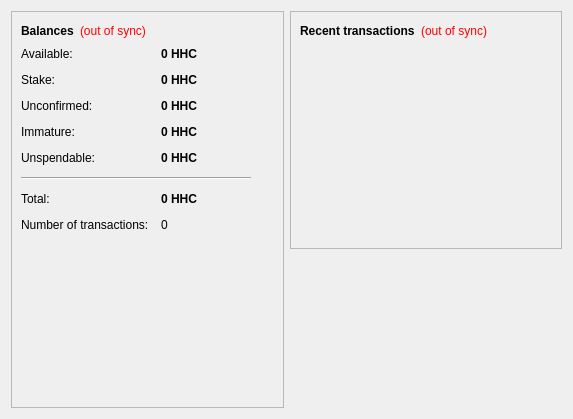
<?xml version="1.0" encoding="UTF-8"?>
<ui version="4.0">
 <class>OverviewPage</class>
 <widget class="QWidget" name="OverviewPage">
  <property name="geometry">
   <rect>
    <x>0</x>
    <y>0</y>
    <width>573</width>
    <height>419</height>
   </rect>
  </property>
  <property name="windowTitle">
   <string>Form</string>
  </property>
  <layout class="QHBoxLayout" name="horizontalLayout" stretch="1,1">
   <item>
    <layout class="QVBoxLayout" name="verticalLayout_2">
     <item>
      <widget class="QFrame" name="frame">
       <property name="frameShape">
        <enum>QFrame::StyledPanel</enum>
       </property>
       <property name="frameShadow">
        <enum>QFrame::Raised</enum>
       </property>
       <layout class="QVBoxLayout" name="verticalLayout_4">
        <item>
         <layout class="QHBoxLayout" name="horizontalLayout_4">
          <item>
           <widget class="QLabel" name="label_5">
            <property name="font">
             <font>
              <weight>75</weight>
              <bold>true</bold>
             </font>
            </property>
            <property name="text">
             <string>Balances</string>
            </property>
           </widget>
          </item>
          <item>
           <widget class="QLabel" name="labelWalletStatus">
            <property name="toolTip">
             <string>The displayed information may be out of date. Your wallet automatically synchronizes with the HHCoin network after a connection is established, but this process has not completed yet.</string>
            </property>
            <property name="styleSheet">
             <string notr="true">QLabel { color: red; }</string>
            </property>
            <property name="text">
             <string notr="true">(out of sync)</string>
            </property>
            <property name="alignment">
             <set>Qt::AlignLeading|Qt::AlignLeft|Qt::AlignVCenter</set>
            </property>
           </widget>
          </item>
          <item>
           <spacer name="horizontalSpacer_2">
            <property name="orientation">
             <enum>Qt::Horizontal</enum>
            </property>
            <property name="sizeHint" stdset="0">
             <size>
              <width>40</width>
              <height>20</height>
             </size>
            </property>
           </spacer>
          </item>
         </layout>
        </item>
        <item>
         <layout class="QFormLayout" name="formLayout_2">
          <property name="fieldGrowthPolicy">
           <enum>QFormLayout::AllNonFixedFieldsGrow</enum>
          </property>
          <property name="horizontalSpacing">
           <number>12</number>
          </property>
          <property name="verticalSpacing">
           <number>12</number>
          </property>
          <item row="0" column="0">
           <widget class="QLabel" name="labelAvailableText">
            <property name="toolTip">
             <string>Your current available balance</string>
            </property>
            <property name="text">
             <string>Available:</string>
            </property>
           </widget>
          </item>
          <item row="0" column="1">
           <widget class="QLabel" name="labelAvailable">
            <property name="font">
             <font>
              <weight>75</weight>
              <bold>true</bold>
             </font>
            </property>
            <property name="cursor">
             <cursorShape>IBeamCursor</cursorShape>
            </property>
            <property name="toolTip">
             <string>Your current available balance</string>
            </property>
            <property name="text">
             <string notr="true">0 HHC</string>
            </property>
            <property name="alignment">
             <set>Qt::AlignLeading|Qt::AlignLeft|Qt::AlignVCenter</set>
            </property>
            <property name="textInteractionFlags">
             <set>Qt::LinksAccessibleByMouse|Qt::TextSelectableByKeyboard|Qt::TextSelectableByMouse</set>
            </property>
           </widget>
          </item>
          <item row="1" column="0">
           <widget class="QLabel" name="label_6">
            <property name="toolTip">
             <string>Total of coins that was staked, and do not yet count toward the current balance</string>
            </property>
            <property name="text">
             <string>Stake:</string>
            </property>
           </widget>
          </item>
          <item row="1" column="1">
           <widget class="QLabel" name="labelStake">
            <property name="font">
             <font>
              <weight>75</weight>
              <bold>true</bold>
             </font>
            </property>
            <property name="cursor">
             <cursorShape>IBeamCursor</cursorShape>
            </property>
            <property name="toolTip">
             <string>Total of coins that was staked, and do not yet count toward the current balance</string>
            </property>
            <property name="text">
             <string notr="true">0 HHC</string>
            </property>
            <property name="alignment">
             <set>Qt::AlignLeading|Qt::AlignLeft|Qt::AlignVCenter</set>
            </property>
            <property name="textInteractionFlags">
             <set>Qt::LinksAccessibleByMouse|Qt::TextSelectableByKeyboard|Qt::TextSelectableByMouse</set>
            </property>
           </widget>
          </item>
          <item row="2" column="0">
           <widget class="QLabel" name="label_3">
            <property name="toolTip">
             <string>Total of transactions that have yet to be confirmed, and do not yet count toward the current balance</string>
            </property>
            <property name="text">
             <string>Unconfirmed:</string>
            </property>
           </widget>
          </item>
          <item row="2" column="1">
           <widget class="QLabel" name="labelUnconfirmed">
            <property name="font">
             <font>
              <weight>75</weight>
              <bold>true</bold>
             </font>
            </property>
            <property name="cursor">
             <cursorShape>IBeamCursor</cursorShape>
            </property>
            <property name="toolTip">
             <string>Total of transactions that have yet to be confirmed, and do not yet count toward the current balance</string>
            </property>
            <property name="text">
             <string notr="true">0 HHC</string>
            </property>
            <property name="alignment">
             <set>Qt::AlignLeading|Qt::AlignLeft|Qt::AlignVCenter</set>
            </property>
            <property name="textInteractionFlags">
             <set>Qt::LinksAccessibleByMouse|Qt::TextSelectableByKeyboard|Qt::TextSelectableByMouse</set>
            </property>
           </widget>
          </item>
          <item row="3" column="0">
           <widget class="QLabel" name="labelImmatureText">
            <property name="toolTip">
             <string>Mined balance that has not yet matured</string>
            </property>
            <property name="text">
             <string>Immature:</string>
            </property>
           </widget>
          </item>
          <item row="3" column="1">
           <widget class="QLabel" name="labelImmature">
            <property name="font">
             <font>
              <weight>75</weight>
              <bold>true</bold>
             </font>
            </property>
            <property name="toolTip">
             <string>Mined balance that has not yet matured</string>
            </property>
            <property name="text">
             <string notr="true">0 HHC</string>
            </property>
            <property name="alignment">
             <set>Qt::AlignLeading|Qt::AlignLeft|Qt::AlignVCenter</set>
            </property>
            <property name="textInteractionFlags">
             <set>Qt::LinksAccessibleByMouse|Qt::TextSelectableByKeyboard|Qt::TextSelectableByMouse</set>
            </property>
           </widget>
          </item>
          <item row="4" column="0">
           <widget class="QLabel" name="labelBalanceWatchOnlyText">
            <property name="toolTip">
             <string>Your unspendable balance</string>
            </property>
            <property name="text">
             <string>Unspendable:</string>
            </property>
           </widget>
          </item>
          <item row="4" column="1">
           <widget class="QLabel" name="labelBalanceWatchOnly">
            <property name="font">
             <font>
              <weight>75</weight>
              <bold>true</bold>
             </font>
            </property>
            <property name="cursor">
             <cursorShape>IBeamCursor</cursorShape>
            </property>
            <property name="toolTip">
             <string>Your unspendable balance</string>
            </property>
            <property name="text">
             <string notr="true">0 HHC</string>
            </property>
            <property name="alignment">
             <set>Qt::AlignLeading|Qt::AlignLeft|Qt::AlignVCenter</set>
            </property>
            <property name="textInteractionFlags">
             <set>Qt::LinksAccessibleByMouse|Qt::TextSelectableByKeyboard|Qt::TextSelectableByMouse</set>
            </property>
           </widget>
          </item>
          <item row="5" column="0" colspan="2">
           <widget class="Line" name="line">
            <property name="maximumSize">
             <size>
              <width>230</width>
              <height>16777215</height>
             </size>
            </property>
            <property name="orientation">
             <enum>Qt::Horizontal</enum>
            </property>
           </widget>
          </item>
          <item row="6" column="0">
           <widget class="QLabel" name="labelTotalText">
            <property name="toolTip">
             <string>Your current total balance</string>
            </property>
            <property name="text">
             <string>Total:</string>
            </property>
           </widget>
          </item>
          <item row="6" column="1">
           <widget class="QLabel" name="labelTotal">
            <property name="font">
             <font>
              <weight>75</weight>
              <bold>true</bold>
             </font>
            </property>
            <property name="toolTip">
             <string>Your current total balance</string>
            </property>
            <property name="text">
             <string notr="true">0 HHC</string>
            </property>
            <property name="alignment">
             <set>Qt::AlignLeading|Qt::AlignLeft|Qt::AlignVCenter</set>
            </property>
            <property name="textInteractionFlags">
             <set>Qt::LinksAccessibleByMouse|Qt::TextSelectableByKeyboard|Qt::TextSelectableByMouse</set>
            </property>
           </widget>
          </item>
          <item row="7" column="0">
           <widget class="QLabel" name="label_2">
            <property name="toolTip">
             <string>Total number of transactions in wallet</string>
            </property>
            <property name="text">
             <string>Number of transactions:</string>
            </property>
           </widget>
          </item>
          <item row="7" column="1">
           <widget class="QLabel" name="labelNumTransactions">
            <property name="toolTip">
             <string>Total number of transactions in wallet</string>
            </property>
            <property name="text">
             <string notr="true">0</string>
            </property>
           </widget>
          </item>
         </layout>
        </item>
        <item>
         <spacer name="verticalSpacer">
          <property name="orientation">
           <enum>Qt::Vertical</enum>
          </property>
          <property name="sizeHint" stdset="0">
           <size>
            <width>20</width>
            <height>40</height>
           </size>
          </property>
         </spacer>
        </item>
        <item>
         <widget class="QLabel" name="label">
          <property name="text">
           <string/>
          </property>
          <property name="pixmap">
           <pixmap resource="../bitcoin.qrc">:/icons/bitcoin</pixmap>
          </property>
          <property name="alignment">
           <set>Qt::AlignCenter</set>
          </property>
         </widget>
        </item>
       </layout>
      </widget>
     </item>
    </layout>
   </item>
   <item>
    <layout class="QVBoxLayout" name="verticalLayout_3">
     <item>
      <widget class="QFrame" name="frame_2">
       <property name="frameShape">
        <enum>QFrame::StyledPanel</enum>
       </property>
       <property name="frameShadow">
        <enum>QFrame::Raised</enum>
       </property>
       <layout class="QVBoxLayout" name="verticalLayout">
        <item>
         <layout class="QHBoxLayout" name="horizontalLayout_2">
          <item>
           <widget class="QLabel" name="label_4">
            <property name="text">
             <string>&lt;b&gt;Recent transactions&lt;/b&gt;</string>
            </property>
           </widget>
          </item>
          <item>
           <widget class="QLabel" name="labelTransactionsStatus">
            <property name="toolTip">
             <string>The displayed information may be out of date. Your wallet automatically synchronizes with the HHCoin network after a connection is established, but this process has not completed yet.</string>
            </property>
            <property name="styleSheet">
             <string notr="true">QLabel { color: red; }</string>
            </property>
            <property name="text">
             <string notr="true">(out of sync)</string>
            </property>
            <property name="alignment">
             <set>Qt::AlignRight|Qt::AlignTrailing|Qt::AlignVCenter</set>
            </property>
           </widget>
          </item>
          <item>
           <spacer name="horizontalSpacer">
            <property name="orientation">
             <enum>Qt::Horizontal</enum>
            </property>
            <property name="sizeHint" stdset="0">
             <size>
              <width>40</width>
              <height>20</height>
             </size>
            </property>
           </spacer>
          </item>
         </layout>
        </item>
        <item>
         <widget class="QListView" name="listTransactions">
          <property name="styleSheet">
           <string notr="true">QListView { background: transparent; }</string>
          </property>
          <property name="frameShape">
           <enum>QFrame::NoFrame</enum>
          </property>
          <property name="verticalScrollBarPolicy">
           <enum>Qt::ScrollBarAlwaysOff</enum>
          </property>
          <property name="horizontalScrollBarPolicy">
           <enum>Qt::ScrollBarAlwaysOff</enum>
          </property>
          <property name="selectionMode">
           <enum>QAbstractItemView::NoSelection</enum>
          </property>
         </widget>
        </item>
       </layout>
      </widget>
     </item>
     <item>
      <spacer name="verticalSpacer_2">
       <property name="orientation">
        <enum>Qt::Vertical</enum>
       </property>
       <property name="sizeHint" stdset="0">
        <size>
         <width>20</width>
         <height>40</height>
        </size>
       </property>
      </spacer>
     </item>
    </layout>
   </item>
  </layout>
 </widget>
 <resources>
  <include location="../bitcoin.qrc"/>
 </resources>
 <connections/>
</ui>
